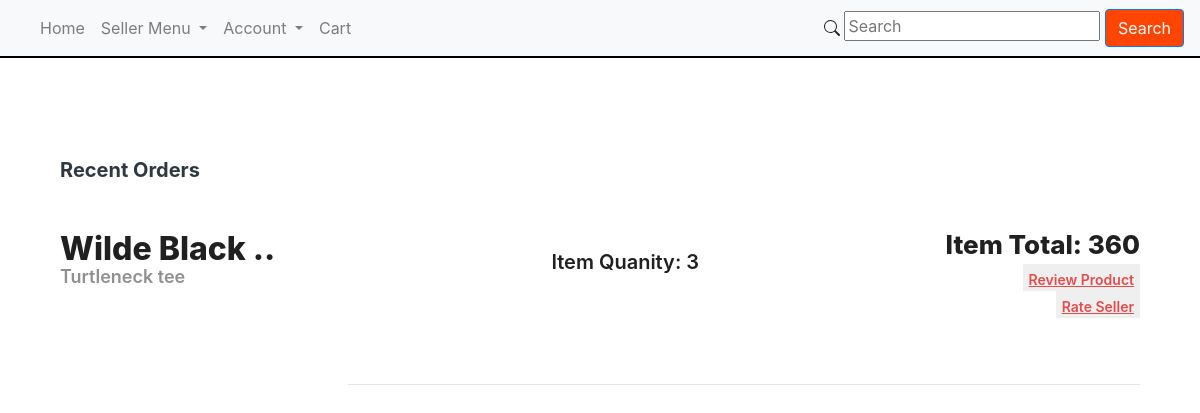
The page /checkoutfinish (signed in) on the database its author committed.
### tables this page shows
CREATE TABLE Product_Listings(seller_email TEXT NOT NULL, listing_id INTEGER NOT NULL, category TEXT NOT NULL, title TEXT NOT NULL, product_name TEXT NOT NULL, product_description TEXT NOT NULL, price REAL NOT NULL, quanity INT NOT NULL, active INT NOT NULL, posted TEXT NOT NULL, ended TEXT, PRIMARY KEY (seller_email, listing_id) FOREIGN KEY (seller_email) REFERENCES Sellers (email), FOREIGN KEY (category) REFERENCES Categories (category_name) );

CREATE TABLE Orders(transaction_id INTEGER NOT NULL PRIMARY KEY AUTOINCREMENT, seller_email TEXT NOT NULL, listing_id INT NOT NULL, buyer_email TEXT NOT NULL, date TEXT NOT NULL, quanity INT NOT NULL, payment INT NOT NULL, cart INT NOT NULL, cancelled INT NOT NULL, FOREIGN KEY (seller_email) REFERENCES Sellers (email), FOREIGN KEY (buyer_email) REFERENCES Buyers (email), FOREIGN KEY (listing_id) REFERENCES Product_Listings (listing_id), FOREIGN KEY (payment) REFERENCES Credit_Cards (credit_card_num) );

### app.py (the view)
@app.route('/checkoutfinish', methods=['GET', 'POST'])
def checkoutfinish():
    if session.returnIsBuyer() == 0:
        return redirect('/')
    checkoutCart_request()
    orders = finishedOrders_request()
    return render_template('orders.html', orders=orders) #cart = 0, cancelled = 0

### app.py (called while the page is built)
def checkoutCart_request():
    connection = sql.connect('database.db')
    connection.execute('UPDATE Orders SET cart = 0, cancelled = 0 WHERE Orders.buyer_email = ''?'' AND Orders.cart = 1;', (session.returnUserID(), ))
    connection.commit()
    connection.close()

def finishedOrders_request():
    connection = sql.connect('database.db')
    cursor = connection.execute('SELECT * FROM Orders INNER JOIN Product_Listings ON Orders.buyer_email = ''?'' AND Orders.cart = 0 AND Orders.cancelled = 0 AND Orders.listing_id = Product_Listings.listing_id AND Product_Listings.seller_email = Orders.seller_email;', (session.returnUserID(), ))
    return cursor.fetchall()

### session.py (called while the page is built)
    def returnUserID(self):
        return self.userID

    def returnIsSeller(self):
        return self.isSeller

    def returnIsBuyer(self):
        return self.isBuyer

### templates/orders.html (shortened to what this page needs)
<!DOCTYPE html>
<html lang="en" dir="ltr">
    <head>
        <link rel="stylesheet" href="https://stackpath.bootstrapcdn.com/bootstrap/4.4.1/css/bootstrap.min.css"
>
        <link rel="stylesheet" type="text/css" href="{{ url_for('static', filename='css/styles.css') }}" />
        <link rel="stylesheet" href="https://cdnjs.cloudflare.com/ajax/libs/bootstrap/4.5.3/css/bootstrap.min.css" />
    </head>
	<body class="cartbody">
		<nav class="navbar navbar-expand-lg navbar-light bg-light">
		  	<div class="collapse navbar-collapse" id="navbarSupportedContent">
		    	<ul class="navbar-nav mr-auto">
             	{% for item in navbar %}
				{% if item.sublinks %}
			      	<li class="nav-item dropdown">
			        	<a class="nav-link dropdown-toggle" href="#" id="navbarDropdown" role="button" data-toggle="dropdown" aria-haspopup="true" aria-expanded="false">
				          	{{item.text}}
			        	</a>
			      	</li>
			  		{% elif item.url %}
			      	<li class="nav-item">
			        	<a class="nav-link" href="{{item.url}}">{{item.text}}</a>
			      	</li>
		      		{% endif %}
		      		{% endfor %}
		      	</ul>
		  	</div>
		  	<form action="/search" method="POST">
				  <input type="text" name="search" placeholder="Search">
				<button type="submit" class="btn btn-primary" style="background-color: orangered;">Search</button>
			</form>
		</nav>
		<div style="margin: 0px; padding: 0px; background-color: black; color: black; height: 2px !important; width: 100% important;"></div>
		<div class="cart-container">
			<div class="cart-header">
				<h3 class="cart-heading">Recent Orders</h3>
			</div>
			{% for item in orders %}
			<div class="cart-items">
				<div class="cart-about">
					{% set title = item[13] %}
					<h1 class="cart-title">{{ title[0:12] }}..</h1>
					<h3 class="cart-subtitle">{{ item[14] }}</h3>
				</div>
				<div class="cart-counter">
					<div class="cart-count">Item Quanity: {{ item[5] }}</div>
				</div>
				<div class="cart-prices">
					<div class="cart-amount">Item Total: {{ item[6] }}</div>
					<form action="/reviewproduct" method="POST">
						<button type="submit" href="/reviewproduct" class="cart-remove" style="border: 0px !important;"><u>Review Product</u></button>
					</form>
					<form action="/rateseller" method="POST">
						<button type="submit" href="/rateseller" class="cart-remove" style="border: 0px !important;"><u>Rate Seller</u></button>
					</form>
				  </div>
			</div>
			{% endfor %}
		<hr>
    </body>
</html>

### static/css/styles.css (style rules this page uses)
.cart-container { margin-top: 100px; width: 100%; background-color: #ffffff; }
.cart-header { margin: auto; padding-bottom: 15px; width: 90%; height: 15%; display: flex; justify-content: space-between; align-items: center; }
.cart-heading { font-size: 20px; font-weight: 700; color: #2F3841; }
.cart-remove { padding-top: 5px; font-size: 14px; font-weight: 600; color: #E44C4C; cursor: pointer; }
.cart-items { margin: auto; width: 90%; height: 30%; display: flex; justify-content: space-between; margin-bottom: 50px; align-items: center; }
.cart-about { height: 100%; width: 24%; }
.cart-title { padding-top: 10px; line-height: 10px; font-size: 32px; font-weight: 800; color: #202020; }
.cart-subtitle { padding-top: 10px; line-height: 10px; font-size: 18px; font-weight: 600; color: #909090; }
.cart-counter { width: 15%; display: flex; justify-content: space-between; align-items: center; }
.cart-count { font-size: 20px; font-weight: 600; color: #202020; }
.cart-prices { height: 100%; text-align: right; }
.cart-amount { padding-top: 20px; font-size: 26px; font-weight: 800; color: #202020; }
hr { width: 66%; float: right; margin-top: 50px; margin-right: 5%; }

### rows shown on the page
Orders: product_description "Turtleneck tee", quanity "3", payment "360"
Product_Listings: product_name "Wilde Black"

### other values the page prints
{{ item.text }} "Home" "Cart"
{{ item.text }} "Seller Menu" "Account"
